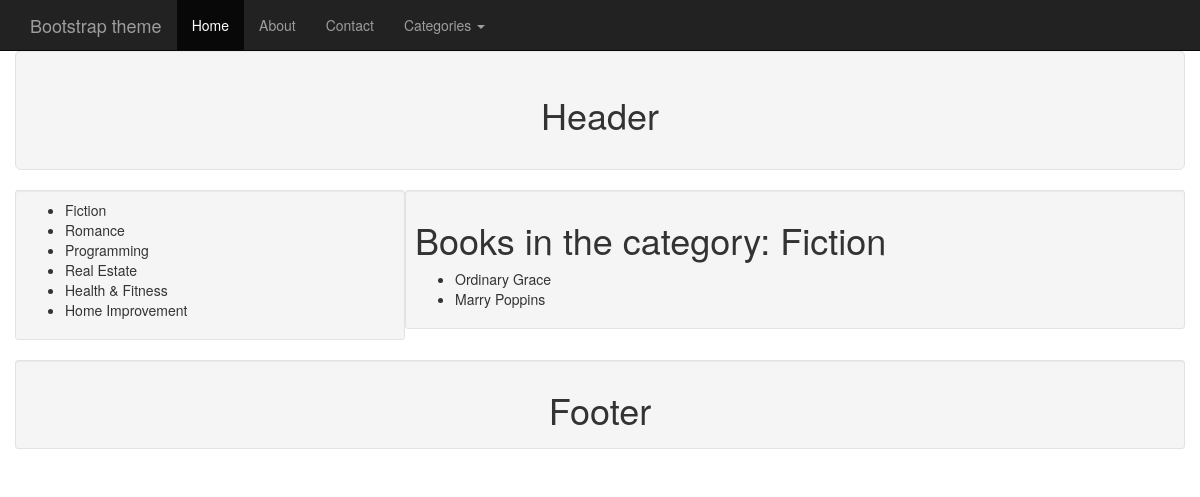
The app's page /book/category/1 with its own data.
### db_setup.py (models this page shows)
class Category(Base):
    __tablename__ = 'category'
    id = Column(Integer, primary_key=True)
    name = Column(String(250), nullable=False)

class Book(Base):
    __tablename__ = 'book'
    id = Column(Integer, primary_key = True)
    created = Column(DateTime, default=datetime.utcnow)
    name =Column(String(80), nullable = False)
    author = Column(String(80))
    description = Column(String(250))
    price = Column(String(8))
    image = Column(String(250))
    category_id = Column(Integer,ForeignKey('category.id'))
    category = relationship(Category)
    user_id = Column(Integer, ForeignKey('user.id'))
    user = relationship(User)

### app.py (the view)
@app.route('/book/category/<int:book_cat_id>')
def showBookCategory(book_cat_id):
    categories = db_controller.get_categories()
    current_category = db_controller.get_category(book_cat_id)
    books = db_controller.get_books_by_category(book_cat_id)
    return render_template('showBookCategory.html',
                            categories = categories,
                            current_category = current_category,
                            books = books)

### db_controller.py (called while the page is built)
def get_category(id):
	category = session.query(Category).filter_by(id = id).one()
	return category

def get_categories():
	categories = session.query(Category).all()
	return categories

def get_books_by_category(category_id):
	books = session.query(Book).filter_by(category_id = category_id).all()
	return books

### templates/showBookCategory.html
{% extends 'base.html' %}
{% block content %}
{% include 'navBar.html' %}
{% include 'header.html' %}
<div class="row">
    <div class="left-side-bar">
        <div class="well well-sm col-md-4">
            {% include 'categoryList.html' %}
        </div>
    </div>
    <div class="main-content">
        <div class="well well-sm col-md-8">
            <h1>Books in the category: {{ current_category.name }}</h1>
            {% if books %}
                <ul>
                {% for book in books %}
                    <li>{{ book.name }}</li>
                {% endfor %}
                </ul>
            {% endif %}
        </div>
    </div>
</div>
{% include 'footer.html' %}
{% endblock %}

### templates/categoryList.html
<ul>
    {% for category in categories %}
        <li>{{ category.name }}</li>
    {% endfor %}
</ul>

### static/styles.css (style rules this page uses)
body { margin-top: 50px; }

### records on screen
Category: name "Fiction"
Category: name "Romance"
Category: name "Programming"
Category: name "Real Estate"
Category: name "Health & Fitness"
Category: name "Home Improvement"
Book: name "Ordinary Grace"
Book: name "Marry Poppins"
